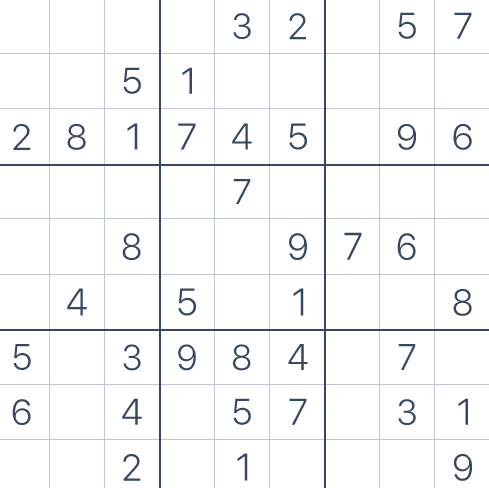
#> input picture imgs/sudoku_screen.png, 489 x 488 px
$ python img_processing_edited.py
#> lines starting #> are read from the running program, lines starting #| are printed output that depends on the picture; after the words box and inside, x2 and y2 are one past the last pixel; in counts of white or black regions, pixels touching at a corner belong together
import cv2
import numpy as np
import pytesseract
import re

pytesseract.pytesseract.tesseract_cmd = r'C:\Program Files\Tesseract-OCR\tesseract.exe'

custom_tesseract_config = r'--psm 10 --oem 3 -c tessedit_char_whitelist=0123456789'

board = [
        [0, 0, 0, 0, 0, 0, 0, 0, 0],
        [0, 0, 0, 0, 0, 0, 0, 0, 0],
        [0, 0, 0, 0, 0, 0, 0, 0, 0],
        [0, 0, 0, 0, 0, 0, 0, 0, 0],
        [0, 0, 0, 0, 0, 0, 0, 0, 0],
        [0, 0, 0, 0, 0, 0, 0, 0, 0],
        [0, 0, 0, 0, 0, 0, 0, 0, 0],
        [0, 0, 0, 0, 0, 0, 0, 0, 0],
        [0, 0, 0, 0, 0, 0, 0, 0, 0]
]

comare_compare = [
    [0, 0, 0, 0, 0, 0, 0, 0, 0],
    [0, 0, 0, 0, 0, 0, 0, 0, 0],
    [0, 0, 0, 0, 0, 0, 0, 0, 0],
    [0, 0, 0, 0, 0, 0, 0, 0, 0],
    [0, 0, 0, 0, 0, 0, 0, 0, 0],
    [0, 0, 0, 0, 0, 0, 0, 0, 0],
    [0, 0, 0, 0, 0, 0, 0, 0, 0],
    [0, 0, 0, 0, 0, 0, 0, 0, 0],
    [0, 0, 0, 0, 0, 0, 0, 0, 0]
]

# this function process image nad return board


def img_processing(path):
#> called with path = 'imgs/sudoku_screen.png'
    img = cv2.imread(path, 0)
#> img: shape (488, 489); min 70, max 255, mean 246.6
    # processing image
    img = cv2.resize(img, (900, 900))
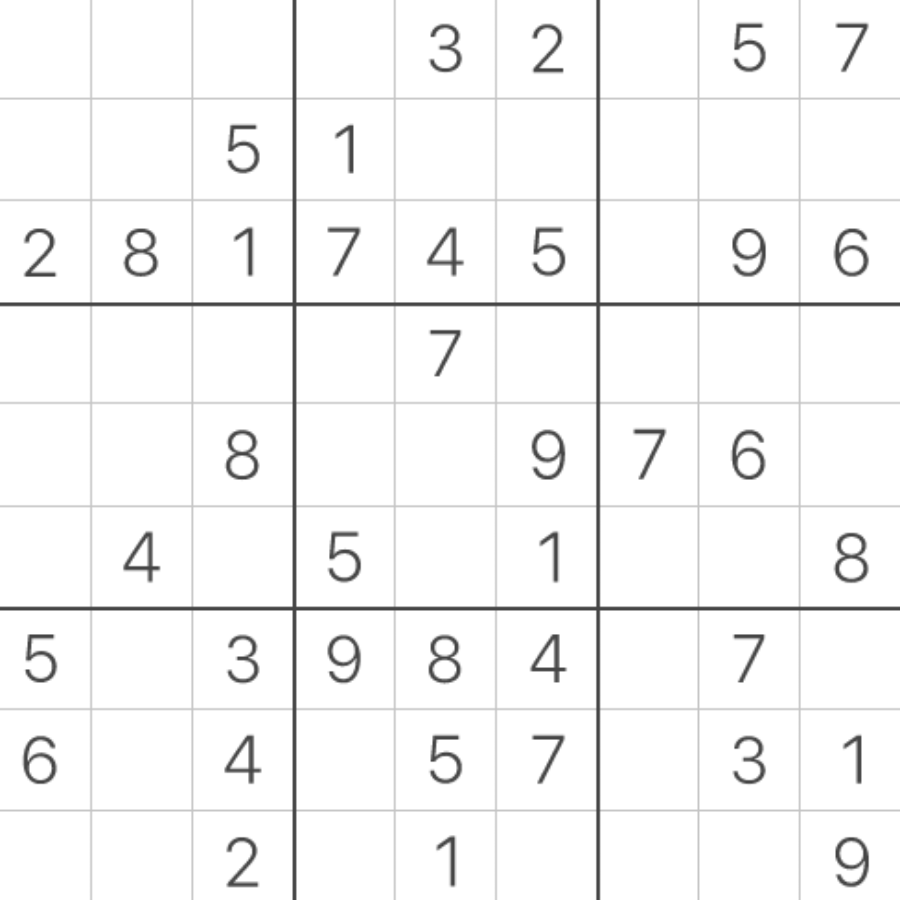
#> img: shape (900, 900); min 70, max 255, mean 246.6
    img = cv2.adaptiveThreshold(
        img, 255, cv2.ADAPTIVE_THRESH_MEAN_C, cv2.THRESH_BINARY, 9, 2)
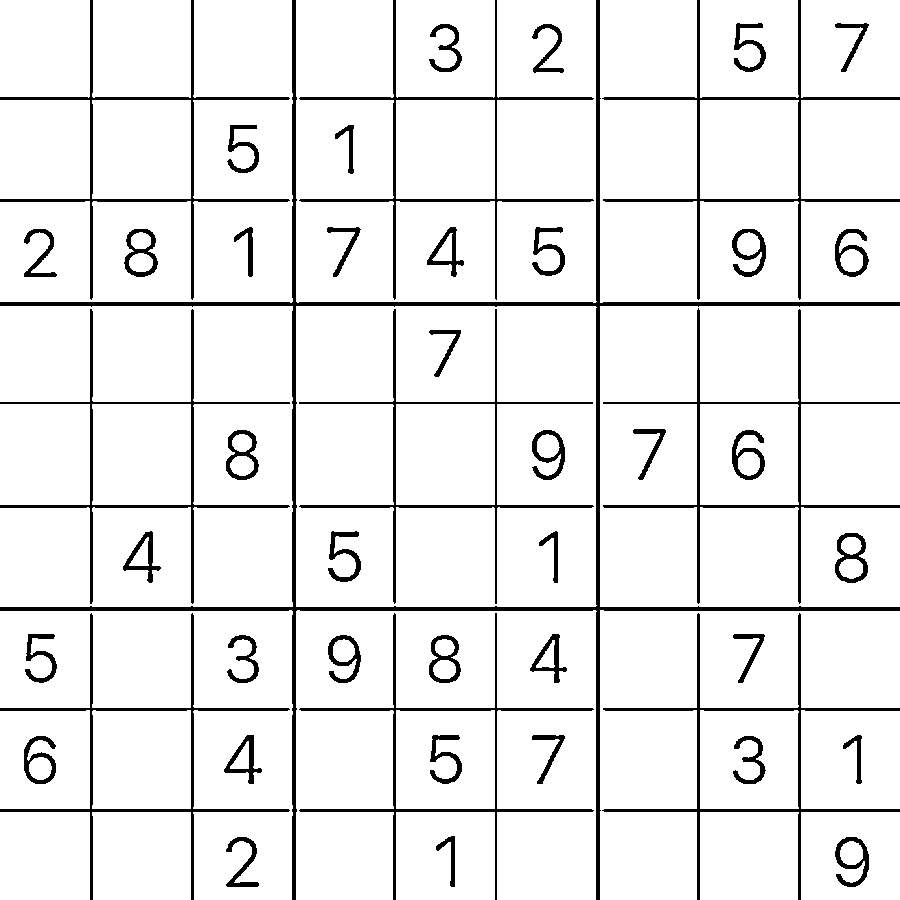
#> img: shape (900, 900); 92.3% white; 48 black regions, largest, box (x1, y1, x2, y2) and area: (0, 0, 900, 900) 14277, (602, 0, 900, 300) 3506, (0, 0, 290, 300) 3444
    edges = cv2.Canny(img, 100, 400)
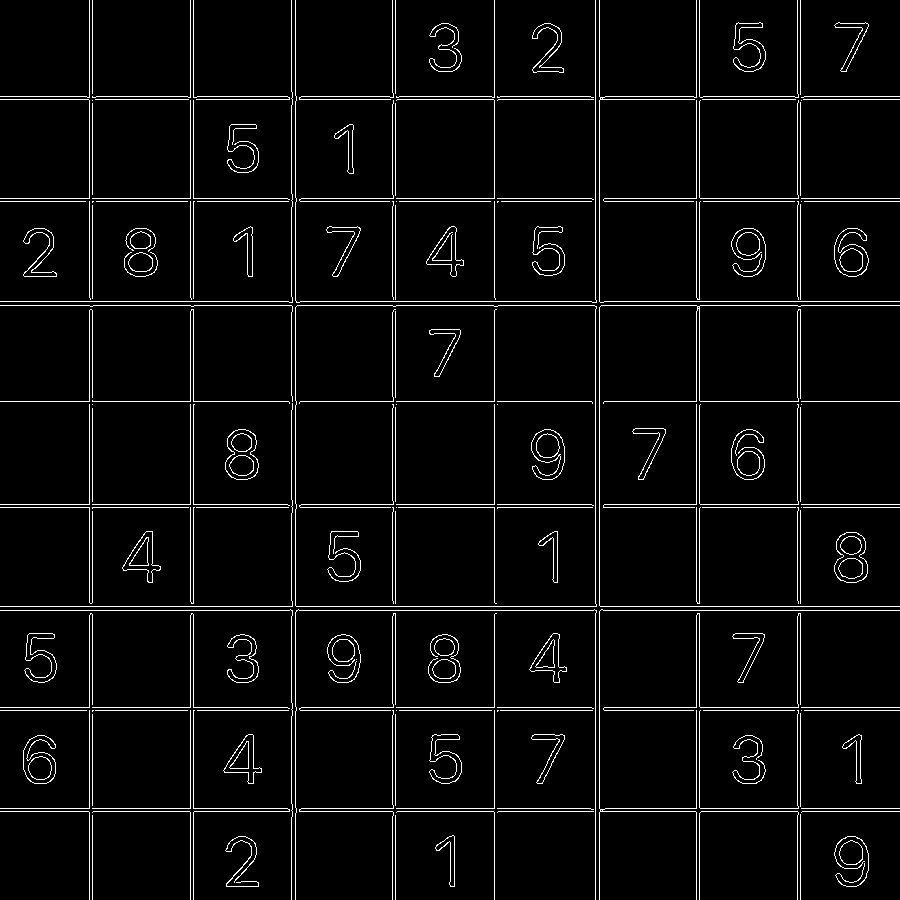
#> edges: shape (900, 900); 4.3% white in thin lines or dots

    # find lines in sudoku
    lines = cv2.HoughLinesP(edges, 1, np.pi/180, 100,
                            minLineLength=100, maxLineGap=30)
#> lines = 30 rows, first 6: [696, 899, 696, 0], [599, 899, 599, 0], [0, 507, 899, 507], [494, 899, 494, 0], [797, 899, 797, 0], [0, 610, 899, 610]
    # remove lines from sudoku
    #example = cv2.cvtColor(img, cv2.COLOR_GRAY2RGB)
    for i in range(len(lines)):
        for x1, y1, x2, y2 in lines[i]:
            #cv2.line(example, (x1, y1), (x2, y2), (0, 255, 0), 12)
            cv2.line(img, (x1, y1), (x2, y2), (255, 255, 255), 12)
#> this loop made 30 passes
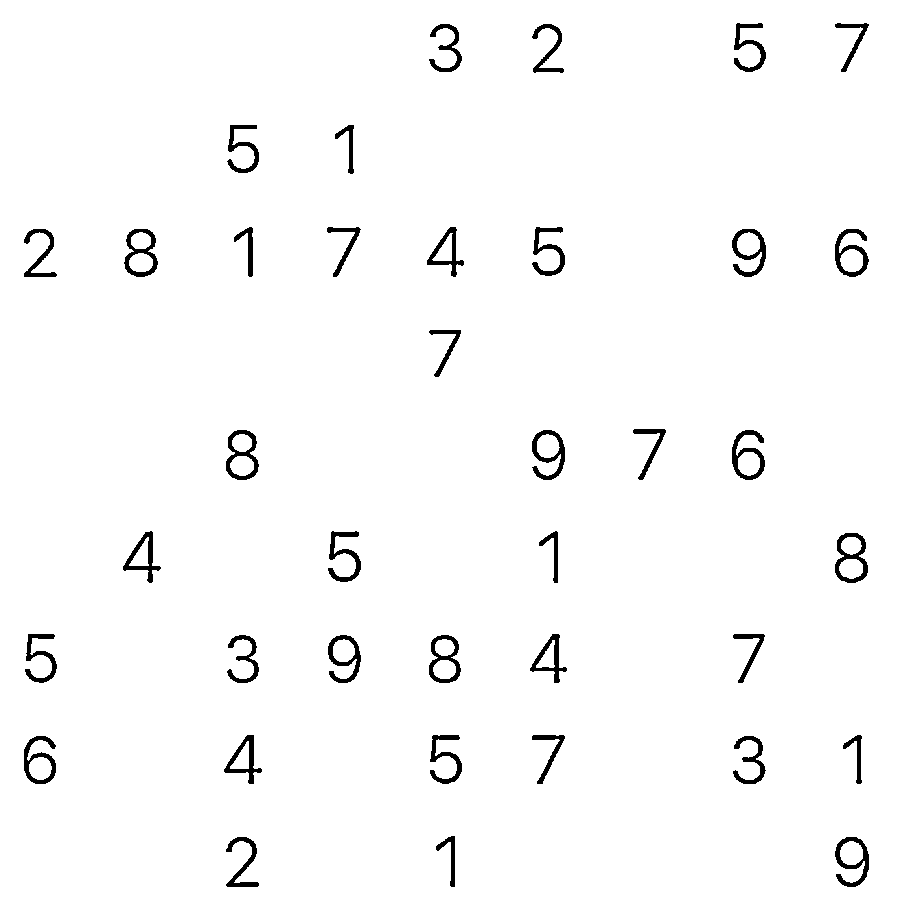
#> img: shape (900, 900); 97.7% white; 38 black regions, largest, box (x1, y1, x2, y2) and area: (835, 533, 868, 583) 633, (835, 837, 869, 887) 631, (532, 430, 565, 480) 625

    img = cv2.GaussianBlur(img, (9, 9), 0)
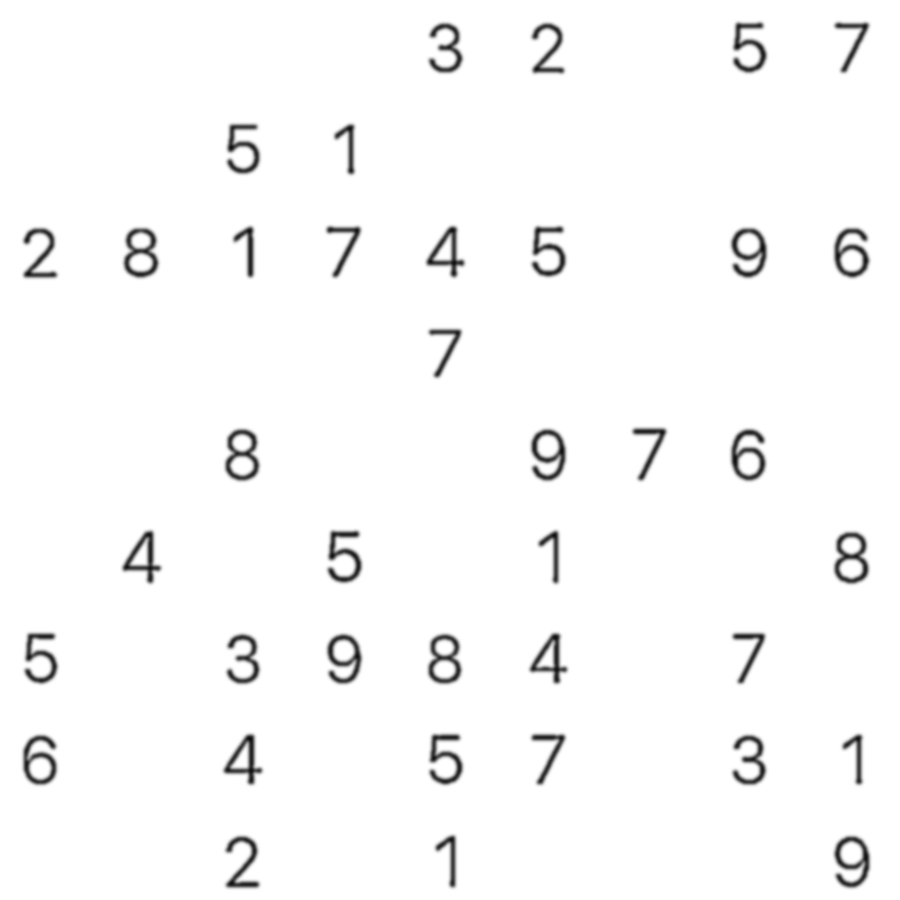
#> img: shape (900, 900); min 11, max 255, mean 249.1

    # run OCR for every square in sudoku:
    img_height, img_weight = img.shape
#> img_height = 900; img_weight = 900
    for y in range(9):
        for x in range(9):
            # square is a section of photo with only 1 number shown
            square = img[y*(img_height//9):(y+1)*(img_height//9),
                         x*(img_weight//9):(x+1)*(img_weight//9)]

            num = pytesseract.image_to_string(
                square, config=custom_tesseract_config)
            num = re.findall('\d+', num)
            if num:
                board[y][x] = int(num[0])
#> square: shape (100, 100); every value is 255
#> after the loop, board = 9 items, first 6: [0, 0, 0, 0, 0, 0, 0, 0, 0], [0, 0, 0, 0, 0, 0, 0, 0, 0], [0, 0, 0, 0, 0, 0, 0, 0, 0], [0, 0, 0, 0, 0, 0, 0, 0, 0], [0, 0, 0, 0, 0, 0, 0, 0, 0], [0, 0, 0, 0, 0, 0, 0, 0, 0]

    # img = img[0*(img_height//9):(1)*(img_height//9),
     #         0*(img_weight//9):(1)*(img_weight//9)]

    cv2.imwrite('imgs/test.png', img)
    cv2.imshow('aa', edges)
    cv2.waitKey(0)

    if board != comare_compare:
        print(board)
        return board
    else:
        print('BAD')
        return False


img_processing('imgs/sudoku_screen.png')
#> (the call stopped at in img_processing, `num = pytesseract.image_to_string( square, config=custom_tesseract_con..`: pytesseract is not available in this run)

$ run again, with imgs/vajda.png copied over imgs/sudoku_screen.png
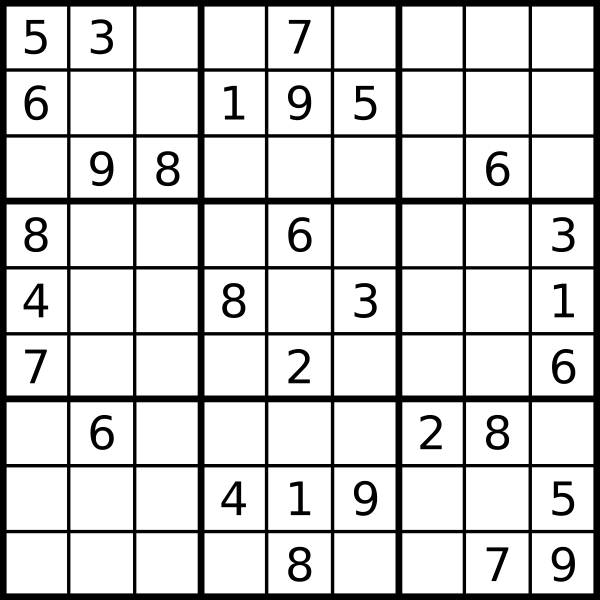
#> input picture imgs/vajda.png, 1200 x 1200 px (shown at 1/2 size)
#> in img_processing, img is the input picture: shape (1200, 1200); min 0, max 255, mean 209.8
#> in img_processing, `edges = cv2.Canny(img, 100, 400)`:
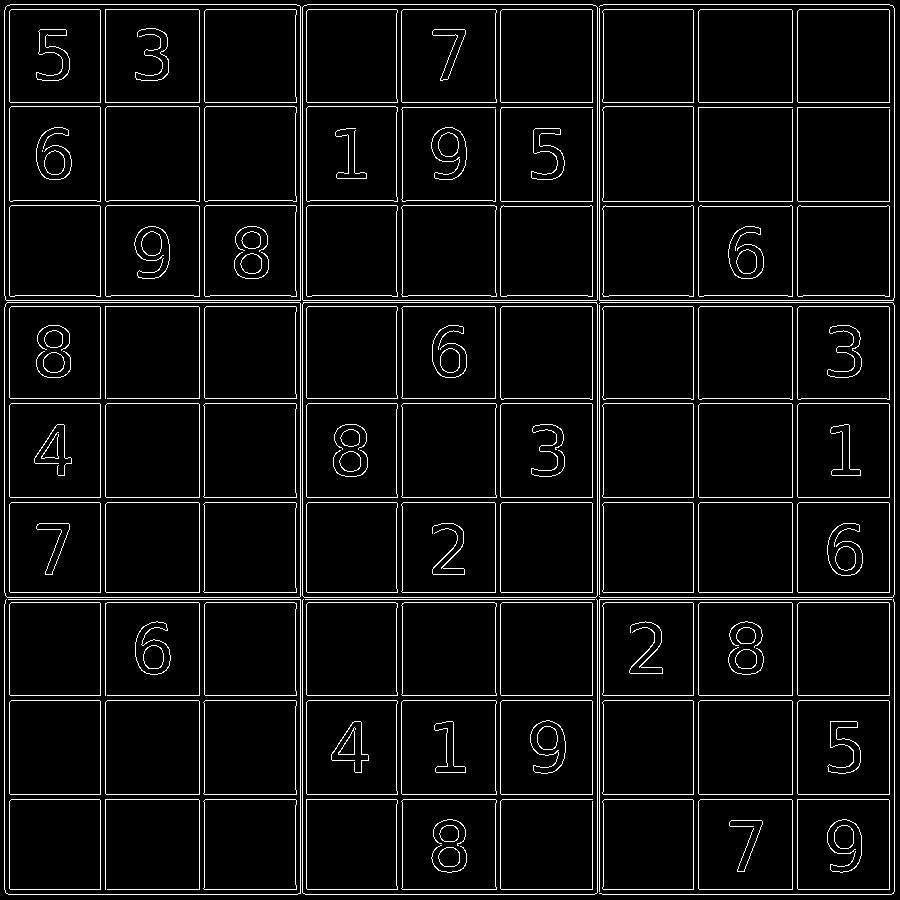
#> edges: shape (900, 900); 5.9% white in thin lines or dots
#> lines = 52 rows, first 6: [7, 597, 892, 597], [10, 4, 889, 4], [8, 894, 891, 894], [4, 497, 894, 497], [5, 602, 894, 602], [105, 889, 105, 9]
#> the loop in img_processing, `for i in range(len(lines)):` made 52 passes
#> after the loop in img_processing, `for y in range(9):`:
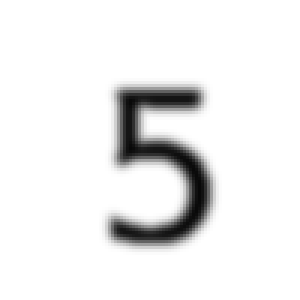
#> square: shape (100, 100) (shown 3 times larger); min 8, max 255, mean 237.3
#> after the loop in img_processing, `for y in range(9):`: board = 9 items, first 6: [0, 0, 0, 0, 0, 0, 0, 0, 0], [0, 0, 0, 0, 0, 0, 0, 0, 0], [0, 0, 0, 0, 0, 0, 0, 0, 0], [0, 0, 0, 0, 0, 0, 0, 0, 0], [0, 0, 0, 0, 0, 0, 0, 0, 0], [0, 0, 0, 0, 0, 0, 0, 0, 0]
